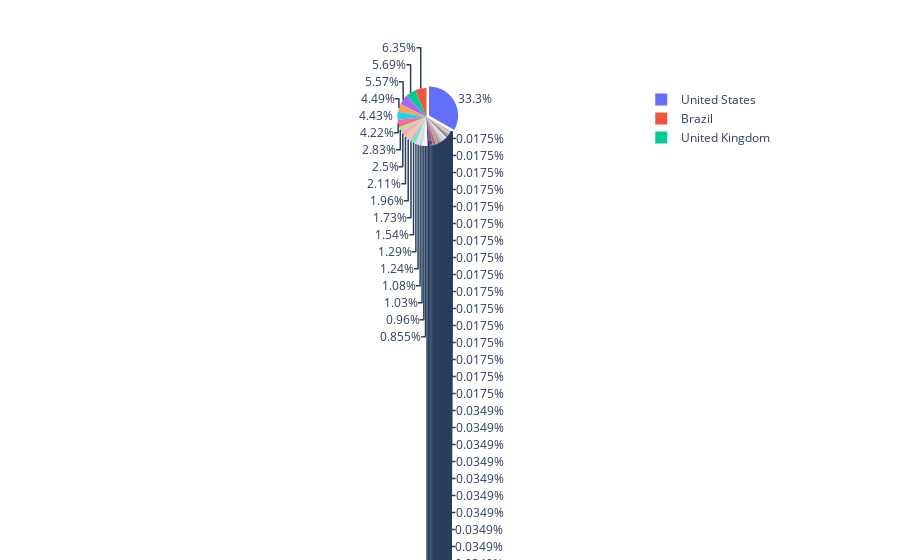

Notebook code for this chart:
### Code cell
# setting up the data to plot a pie chart
df.sort_values("orderid", inplace = True, ascending = False)
pull = [0.1]
for i in range(109):
    pull.append(0)
    
fig = go.Figure(data=[go.Pie(labels=df["country"], values=df["orderid"],
                             pull = pull
                            )])
fig.show()

### Figure 1 — Plotly figure (JSON) as saved in the notebook; plotly's stock layout.template omitted (floating-point values rounded to 4 significant figures)
{"data": [{"labels": ["United States", "Brazil", "United Kingdom", "Japan", "Canada", "Viet Nam", "Germany", "India", "China", "Australia", "Italy", "Netherlands", "Spain", "Poland", "France", "Russian Federation", "Korea, Republic of", "Morocco", "Afghanistan", "Israel", "Malaysia", "Singapore", "Indonesia", "Philippines", "Ukraine", "Mexico", "Thailand", "Hong Kong", "Sweden", "Belgium", "Pakistan", "Lithuania", "New Zealand", "Bulgaria", "Austria", "Hungary", "Czechia", "Egypt", "Romania", "Norway", "Denmark", "Greece", "Colombia", "Argentina", "Portugal", "North Macedonia", "Switzerland", "Nigeria", "Turkey", "Serbia", "Peru", "South Africa", "Bangladesh", "Sri Lanka", "Estonia", "Georgia", "Slovenia", "Slovakia", "Chile", "Taiwan, Province of China", "Croatia", "Dominican Republic", "United Arab Emirates", "Finland", "Guatemala", "Albania", "Saudi Arabia", "Jamaica", "Ireland", "Algeria", "Lebanon", "Latvia", "Jordan", "Kenya", "Cyprus", "Malta", "Réunion", "Venezuela, Bolivarian Republic of", "Cambodia", "Ecuador", "Panama", "Azerbaijan", "Curaçao", "Uruguay", "Kuwait", "Oman", "Nepal", "Myanmar", "Montenegro", "Angola", "Bahrain", "Guam", "Bosnia and Herzegovina", "Costa Rica", "Paraguay", "French Polynesia", "Andorra", "United States Minor Outlying Islands", "Belarus", "Belize", "Gambia", "Tunisia", "Trinidad and Tobago", "Palestine, State of", "Gibraltar", "Honduras", "Luxembourg", "Macao", "Seychelles", "Zimbabwe"], "pull": [0.1, 0, 0, 0, 0, 0, 0, 0, 0, 0, 0, 0, 0, 0, 0, 0, 0, 0, 0, 0, 0, 0, 0, 0, 0, 0, 0, 0, 0, 0, 0, 0, 0, 0, 0, 0, 0, 0, 0, 0, 0, 0, 0, 0, 0, 0, 0, 0, 0, 0, 0, 0, 0, 0, 0, 0, 0, 0, 0, 0, 0, 0, 0, 0, 0, 0, 0, 0, 0, 0, 0, 0, 0, 0, 0, 0, 0, 0, 0, 0, 0, 0, 0, 0, 0, 0, 0, 0, 0, 0, 0, 0, 0, 0, 0, 0, 0, 0, 0, 0, 0, 0, 0, 0, 0, 0, 0, 0, 0, 0], "type": "pie", "values": [1906, 364, 326, 319, 257, 254, 242, 162, 143, 121, 112, 99, 88, 74, 71, 62, 59, 55, 49, 47, 46, 38, 37, 35, 34, 34, 32, 31, 27, 26, 26, 22, 21, 20, 20, 19, 18, 17, 17, 16, 16, 14, 14, 13, 13, 13, 12, 12, 12, 12, 12, 11, 11, 11, 10, 10, 9, 9, 9, 8, 8, 8, 8, 7, 6, 6, 6, 6, 6, 5, 5, 4, 4, 4, 4, 4, 3, 3, 3, 3, 3, 3, 3, 3, 2, 2, 2, 2, 2, 2, 2, 2, 2, 2, 1, 1, 1, 1, 1, 1, 1, 1, 1, 1, 1, 1, 1, 1, 1, 1]}], "layout": {}}
